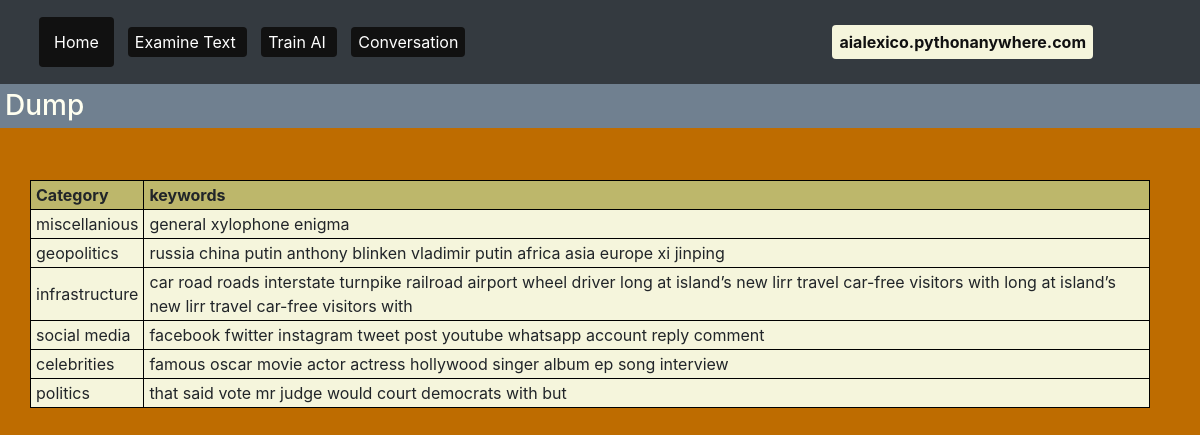
The page /dump on the database as committed earlier.
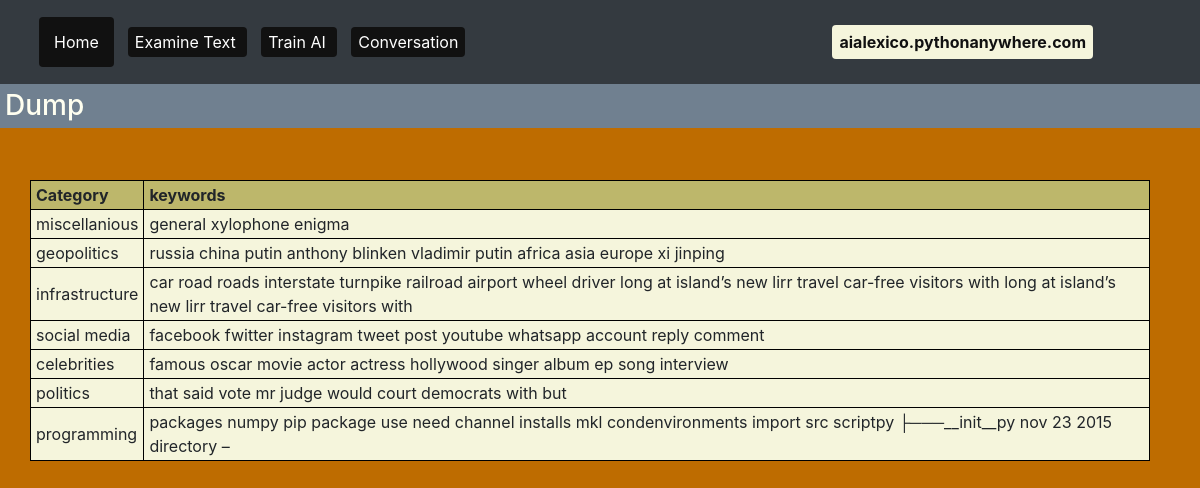
The same page on the database as committed later.
### tables this page shows
CREATE TABLE topics
        (topic_id integer primary key autoincrement,
        name text,
        word_list text);

### flask_app.py (the view)
@app.route('/dump')
def dump():
    ai_dict = get_ai_dict()
    return render_template("dump.html", ai_dict=ai_dict)

### db.py (called while the page is built)
def get_ai_dict():
    result = sql.execute("select * from topics")
    data = result.fetchall()
    output = {}
    for item in data:
        output[item[1]] = item[2]
    return output

### templates/dump.html (shortened to what this page needs)
{% extends 'layout.html' %}
{% set page_title="Dump" %}
{% block content %}
    <h3>Dump</h3>
    <br>
    <div class="container">
        <table>
            <tr><th>Category</th><th>keywords</th></tr>
            {% for key in ai_dict %}
            <tr>
                <td>{{key}}</td>
                <td>{{ai_dict[key]}}</td>
            </tr>
            {% endfor %}
        </table>
    </div>
{% endblock %}

### templates/layout.html (shortened to what this page needs)
<!doctype html>
<html>
    <head>
        <link rel="stylesheet" href="https://stackpath.bootstrapcdn.com/bootstrap/4.5.0/css/bootstrap.min.css">
        <link rel ="stylesheet" href="{{url_for('static', filename='stylesheets/layout.css')}}">
    </head>
    <body>
        {% block navbar %}
            {% include "navbar.html" %}
        {% endblock %}
        {% block content %}
        {% endblock %}
    </body>
</html>

### templates/navbar.html (shortened to what this page needs)
<nav class="navbar navbar-dark bg-dark">
    <nav class="navbar navbar-expand-lg navbar-light bg-dark">
        <div class="collapse navbar-collapse" id="navbarText">
          <ul class="navbar-nav mr-auto">
            <li class="nav-item active">
              <a class="nav-link" href="{{ url_for('home_page') }}">Home <span class="sr-only">(current)</span></a>
            </li>
          </ul>
          <span class="navbar-text">
            <a class="nav-item" href="{{url_for('examine')}}">
              Examine Text
            </a>
            <a class="nav-item" href="{{url_for('train')}}">
              Train AI
            </a>
            <a class="nav-item" href="{{url_for('conversation')}}">
              Conversation
            </a>
          </span>
          <span class="site-url">aialexico.pythonanywhere.com</span>
        </div>
      </nav>
</nav>

### static/stylesheets/layout.css (style rules this page uses)
body { background-color: #be6c00; background-size: cover; }
h1, h2, h3 { color: ivory; background-color: slategrey; padding: 5px; }
p, a { font-size: 16px; }
table, th, td, tr { border: 1px black solid; padding: 2px 5px; background-color: beige; }
th { background-color: darkkhaki; }
.nav-item { background-color: #111; color: beige; padding: 5px 7px; margin: 1px 7px; border-radius: 4px; }
.container { margin: 10px 20px; padding: 10px; }
.site-url { position:fixed; display: block; background-color: beige; font-weight: bold; color: #111; padding: 5px 7px; margin: 1px 7px; border-radius: 4px; right: 100px; }

Rows that differ between the two databases and show on the page:
added topics: name "programming", name.word_list "packages numpy pip package use need channel installs mkl condenvironments import src scriptpy ├───__init__py nov 23 2015 directory –"
